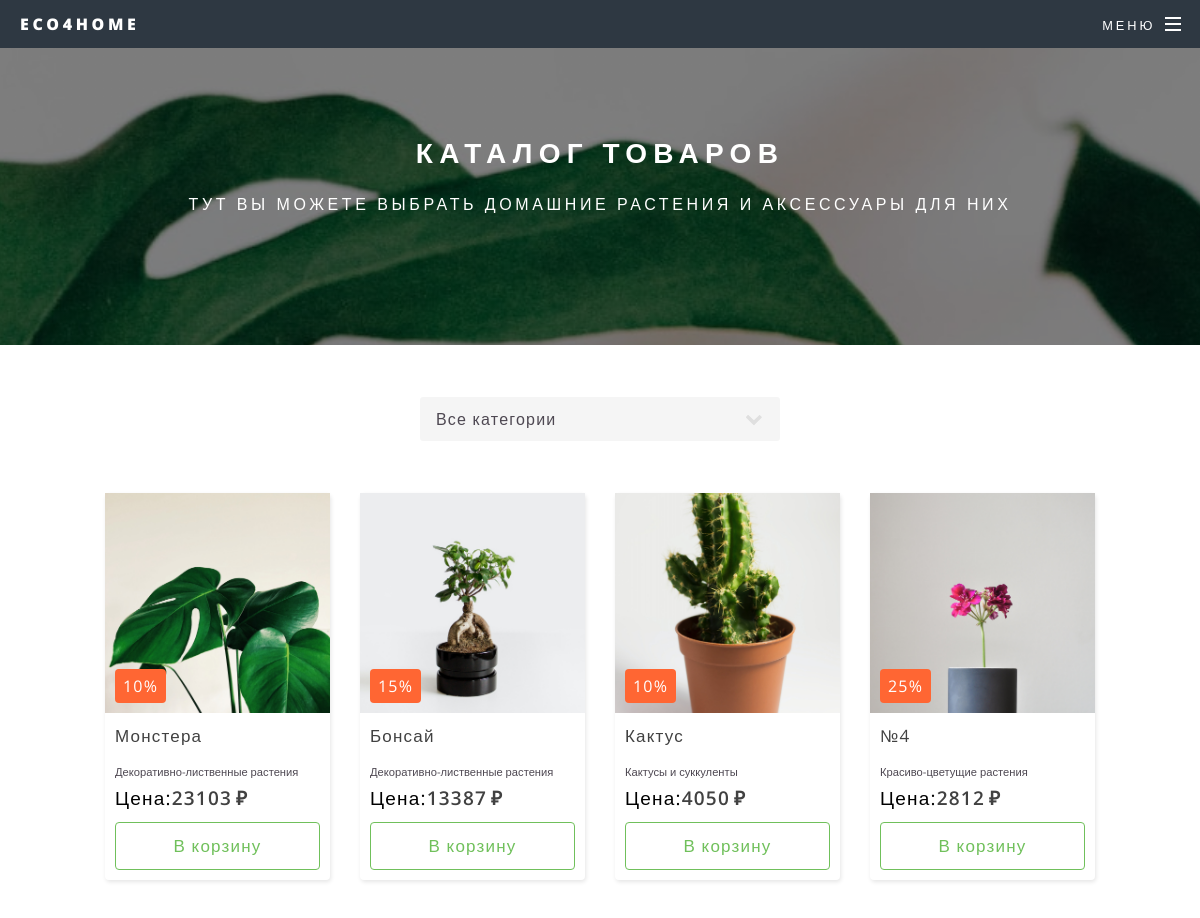
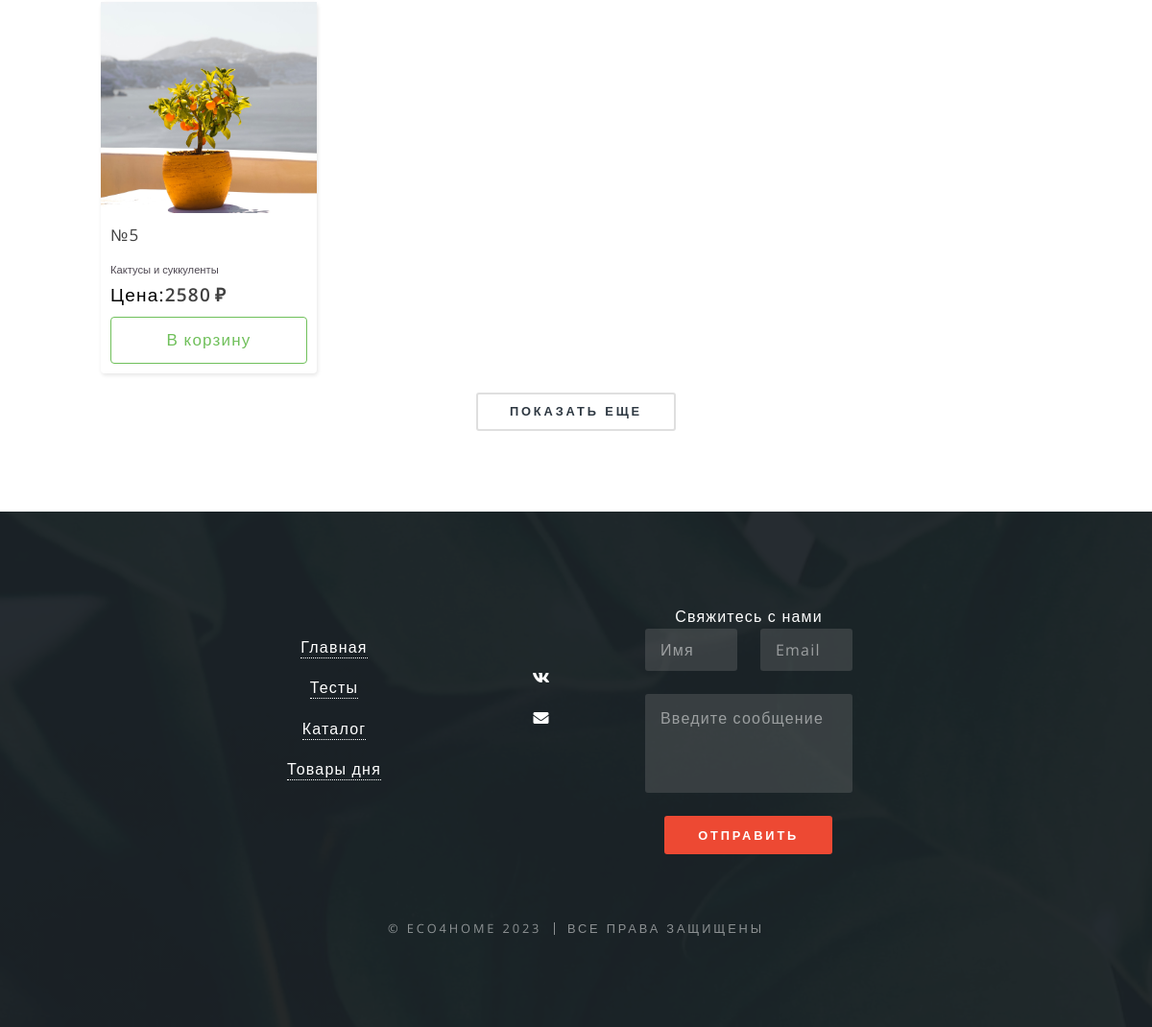
Page /catalog/ on the committed database (2 pictures, top to bottom).
### main_home/models.py (models this page shows, shortened)
class Plant(models.Model):
    tips = {
        ('Декоративно-лиственные растения', 'Декоративно-лиственные растения'),
        ('Красиво-цветущие растения', 'Красиво-цветущие растения'),
        ('Кактусы и суккуленты', 'Кактусы и суккуленты'),
    }
    name_plant = models.CharField(max_length=200, verbose_name='Название')
    type_plant = models.CharField(choices=tips, max_length=50, verbose_name='Вид растения')
    price_plant = models.IntegerField(verbose_name='Цена',
                                      validators=[
                                          MinValueValidator(1),
                                      ]
                                      )
    img_plant = models.ImageField(blank=True, upload_to='media', verbose_name='Картинка товара')
    text_plant = models.TextField(verbose_name='Описание товара')
    sale_plant = models.IntegerField(blank=True,
                                     verbose_name='Процент скидки',
                                     default=0,
                                     validators=[
                                         MaxValueValidator(100),
                                         MinValueValidator(0),
                                     ]
                                     )
    def get_sale(self):
        new_price = int(self.price_plant * (100 - self.sale_plant) / 100)
        return new_price

### main_home/views.py (the view)
# urls.py: path('catalog/', PlantsListView.as_view(), name='catalog'),
class PlantsListView(ListView):
    model = Plant
    template_name = 'main_site/catalog.html'
    context_object_name = 'items'
    paginate_by = 5

### main_home/templates/main_site/catalog.html (shortened to what this page needs)
{% extends 'main_site/layout.html' %}
{% block section_one %}
<article id="main">
	<header>
		<h2>Каталог товаров</h2>
		<p>Тут вы можете выбрать домашние растения и аксессуары для них</p>
	</header>
	<section class="wrapper style5" style="padding: 2em 0 4em 0">
			<div id="category-select" style="padding: 0 0 2em 0">
			  <select id="category" style="width: 30%; margin: 20px auto;">
				<option value="all">Все категории</option>
			  </select>
			</div>
		<div id="products">
		<div id='cards' class="cards">
			{% for item in items %}
			<div class="card" data-category="{{ item.type_plant }}">
				<div id="card-{{ item.name_plant }}" class="card__top">
					<a href="#" class="card__image">
						<img src="{{ item.img_plant.url }}" alt="{{ item.name_plant }}">
					</a>
					{% if item.sale_plant != 0 %}
					<div class="card__label">{{ item.sale_plant }}%</div>
					{% endif %}
				</div>
				<div class="card__bottom">
					<a href="#" class="card__title">
						{{ item.name_plant }}
					</a>
					<h7>{{ item.type_plant }}</h7>
					<div class="card__prices">
						{% if item.sale_plant != 0 %}
						<div class="card__price card__price--discount">{{ item.get_sale }}</div>
						{% endif %}
						{% if item.sale_plant == 0 %}
						<div class="card__price card__price--discount">{{ item.price_plant }}</div>
						{% endif %}
					</div>
					<a href="#" class="card__add">В корзину</a>
				</div>
			</div>
			{% endfor %}
		</div>
		</div>
			<button id="loadMoreButton" class="button__fit">Показать еще</button>
	</section>
</article>
{% endblock %}

### main_home/templates/main_site/layout.html (shortened to what this page needs)
<!DOCTYPE HTML>
<html>
	<head>
		<link rel="stylesheet" href="/static/main_site/assets/css/main.css" />
	</head>
	<body class="landing is-preload">
			<div id="page-wrapper">
				<header id="header">
					<h1><a href="{% url 'home_page' %}">Eco4home</a></h1>
						<nav id="nav">
							<ul>
								<li class="special">
									<a href="#menu" class="menuToggle"><span>Меню</span></a>
								</li>
							</ul>
						</nav>
				</header>
				{% block section_one %}{% endblock %}
					<footer id="footer">
						<section id="cta" class="wrapper style4" style="padding: 0">
						<div class="inner">
						<ul class="actions stacked" >
							<li></li>
							<li><a href="{% url 'home_page' %}">Главная</a></li>
							<li><a href="{% url 'individual_tests' %}">Тесты</a></li>
							<li><a href="{% url 'catalog' %}">Каталог</a></li>
                    		<li><a href="{% url 'actions' %}">Товары дня</a></li>
						</ul>
						<ul class="actions stacked">
							<li></li>
							<li></li>
							<li></li>
							<li><a href="https://vk.com/filatov02" class="icon brands fa-vk" target="_blank"></a></li>
							<li><a href="mailto:filatov_02@inbox.ry" class="icon solid fa-envelope" target="_blank"></a></li>
							<li></li>
						</ul>
						<ul class="actions stacked">
							<section>
								<li>Свяжитесь с нами</li>
									<form method="post" action="#">
										<div class="row gtr-uniform">
											<div class="col-6 col-12-xsmall">
												<input type="text" name="demo-name" id="demo-name" value="" placeholder="Имя" />
											</div>
											<div class="col-6 col-12-xsmall">
												<input type="email" name="demo-email" id="demo-email" value="" placeholder="Email" />
											</div>
											<div class="col-12">
												<textarea name="demo-message" id="demo-message" placeholder="Введите сообщение" rows="3" style="resize: none;"></textarea>
											</div>
											<div class="col-12">
												<ul class="actions" style="margin-left: 1.25em">
													<li><input type="submit" value="Отправить" class="primary" /></li>
												</ul>
											</div>
										</div>
									</form>
							</section>
						</ul>
						</div>
						</section>
						<ul class="copyright">
							<li>&copy; Eco4home 2023</li><li>Все права защищены</li>
						</ul>
					</footer>
			</div>
	</body>
</html>

### rows in the picture
Plant: img_plant (picture), sale_plant "10", name_plant "Монстера", type_plant "Декоративно-лиственные растения", get_sale "23103"
Plant: img_plant (picture), sale_plant "15", name_plant "Бонсай", type_plant "Декоративно-лиственные растения", get_sale "13387"
Plant: img_plant (picture), sale_plant "10", name_plant "Кактус", type_plant "Кактусы и суккуленты", get_sale "4050"
Plant: img_plant (picture), sale_plant "25", name_plant "№4", type_plant "Красиво-цветущие растения", get_sale "2812"
Plant: img_plant (picture), name_plant "№5", type_plant "Кактусы и суккуленты", price_plant "2580"
